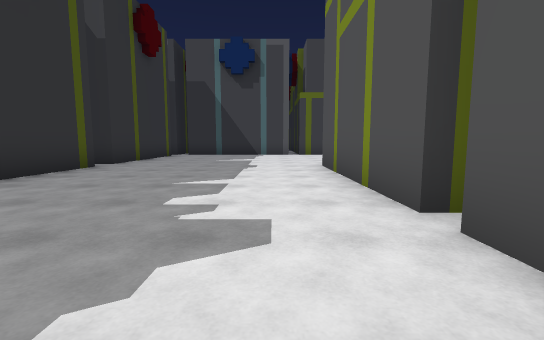
[1] (above)

24 first-person views from a walk through a 3-D level made in the Unity game engine. The camera is 1.2 m above the floor, tilts 6° down and sees 90° across. The floor is counted in squares, 2 m on a side. Each view is taken from the middle of a square. On the plan, view 1 faces up. The plan holds only what a view shows up to about 9 squares ahead; the rest is blank. The place goes on beyond the plan.

[2]
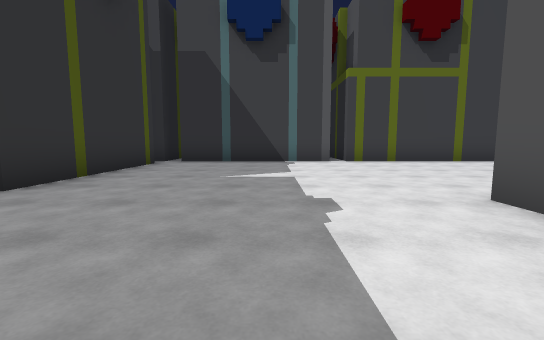

[3]
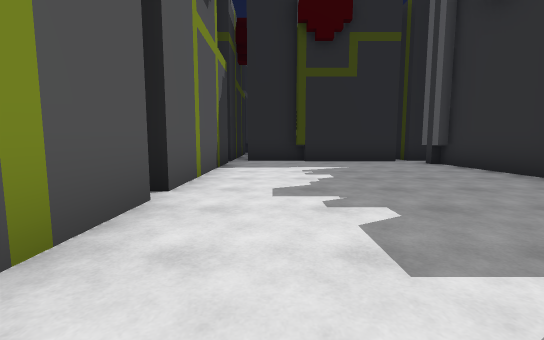

[4]
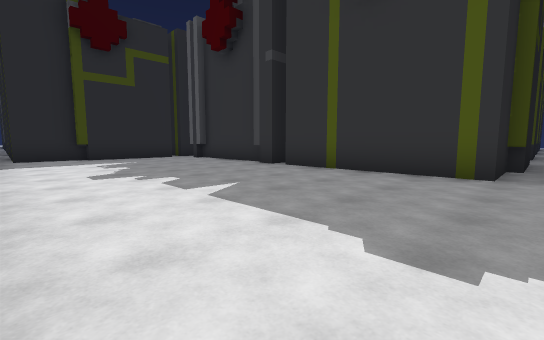

[5]
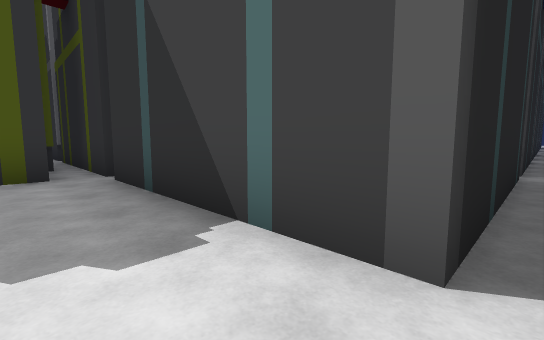

[6]
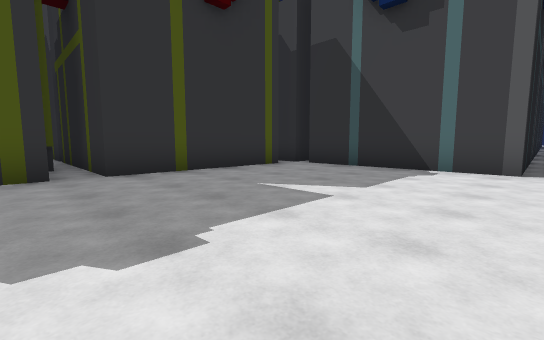

[7]
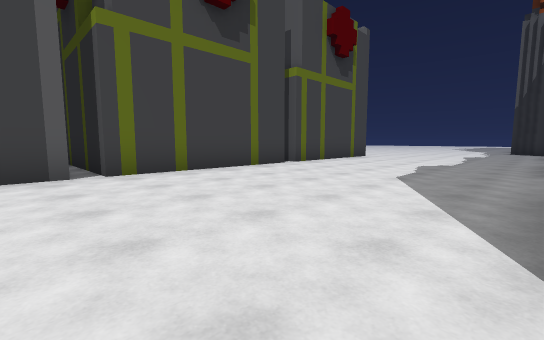

[8]
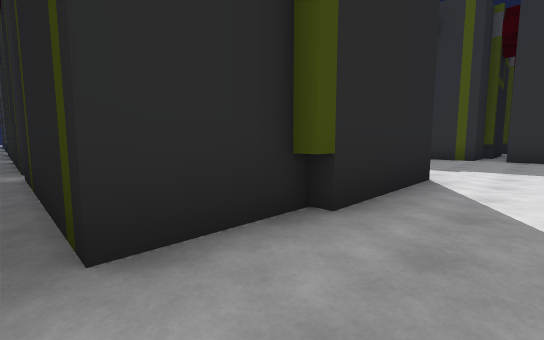

[9]
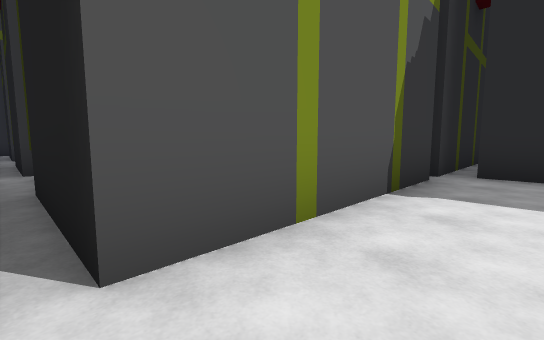

[10]
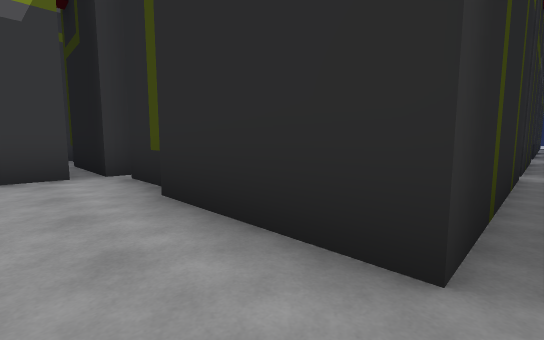

[11]
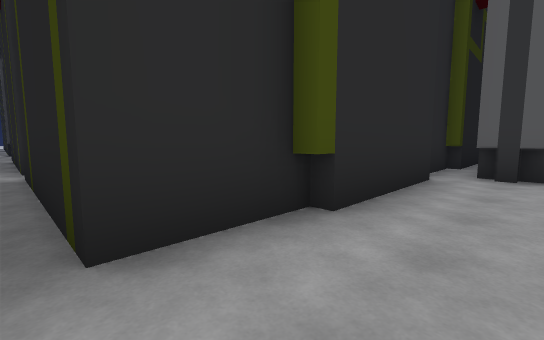

[12]
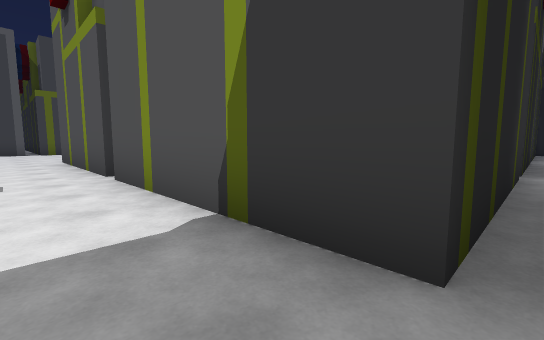

[13]
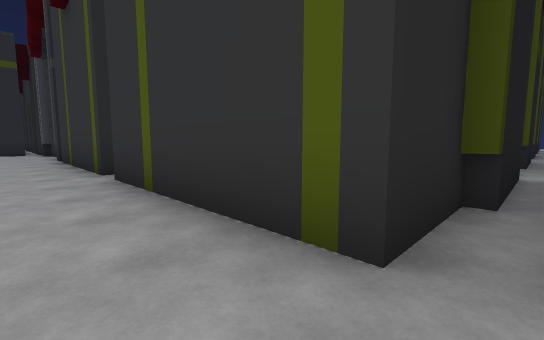

[14]
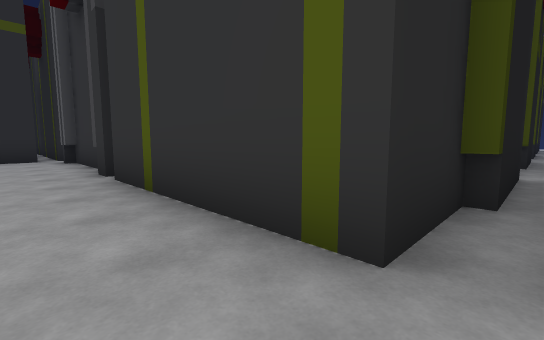

[15]
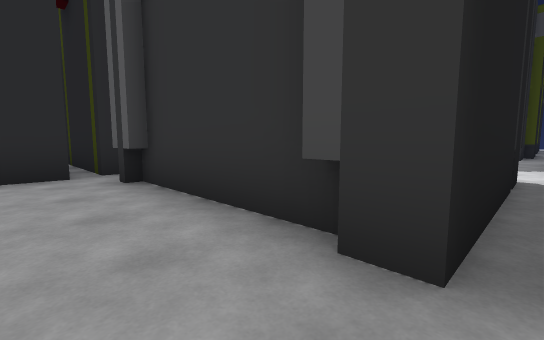

[16]
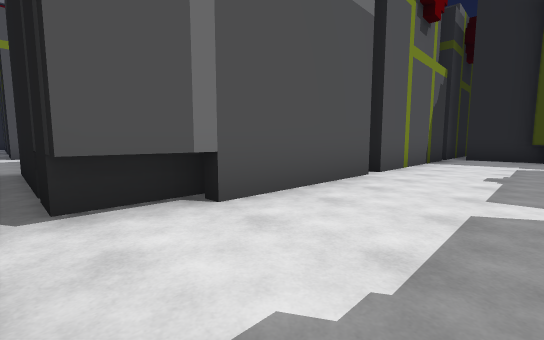

[17]
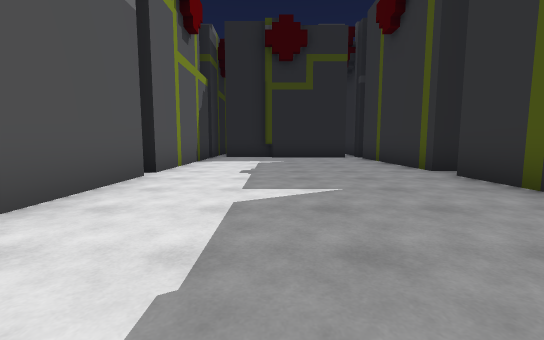

[18]
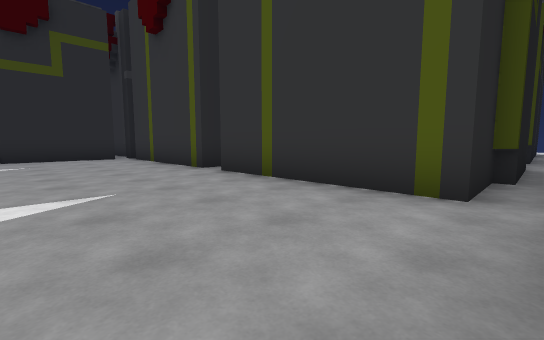

[19]
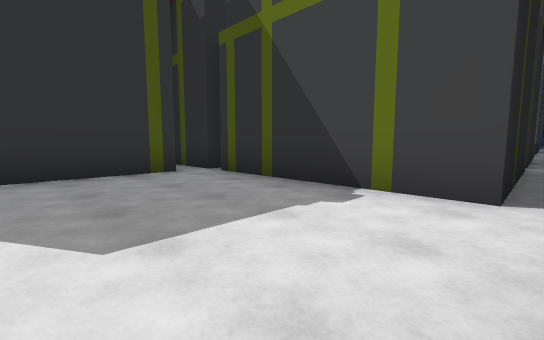

[20]
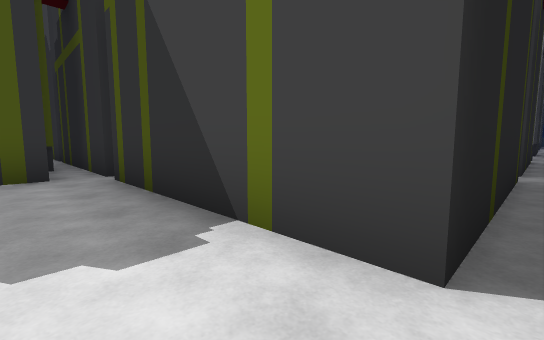

[21]
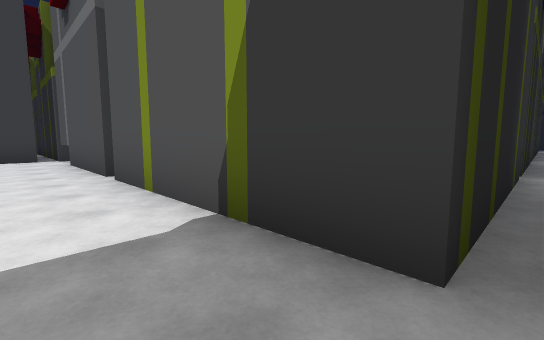

[22]
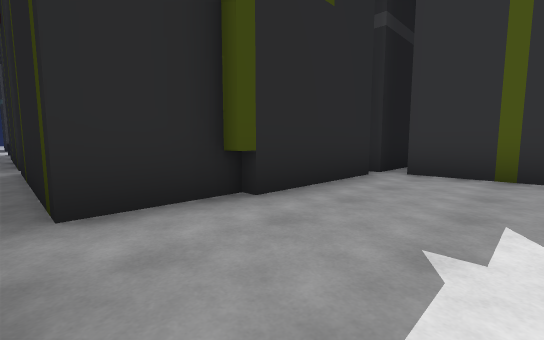

[23]
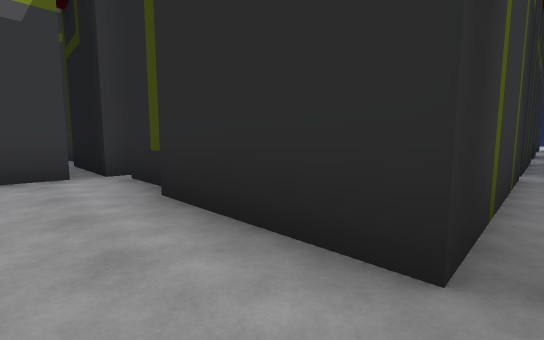

[24]
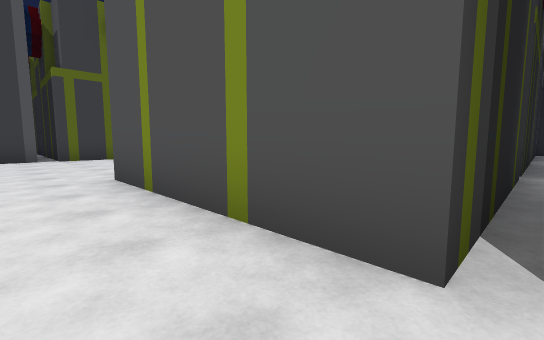

### Floor plan
Points are (right, up) in squares from view 1. A wall is a line through its corners. A room is listed if a view was taken in it or the views show most of it. See-through windows are left out.
Room 1 (views 1, 2, 3, 4, 5, 6, 7, 8, 9, 10, 11, 12, 13, 14, 15, 24)
walls: (1.3, 2.3) (1.3, 6.8) (4.2, 6.8); (4, 6.5) (5.7, 6.5) (5.7, 2.3); (-6, 6.5) (-4.3, 6.5) (-4.3, 2.2); (-4.5, 1.1) (-4.5, -2.2); (-6, 11.5) (-4.3, 11.5) (-4.3, 7.3) (-8.8, 7.3); (-4.3, 13.1) (-4.3, 12.3) (-8.8, 12.3); (5.9, 12.3) (1.3, 12.3) (1.3, 15.5); (-8.8, 6.8) (-5.8, 6.8); (1.3, -2.8) (1.3, 1.8); (-4.3, -1.9) (-4.3, -2.8); (0.8, 15.5) (0.8, 12.3) (-3.8, 12.3); (-1, -3.5) (0.8, -3.5) (0.8, -7.8); (-8.8, 1.8) (-4.3, 1.8) (-4.3, 1); (7.6, 12.3) (6.2, 12.3) (6.2, 12.8); (-8.8, 11.8) (-5.8, 11.8); (-6, -3.5) (-4.3, -3.5) (-4.3, -6.8); (-8.8, -3.3) (-5.8, -3.3); (1.3, -7.9) (1.3, -3.3); (-3.8, -7.8) (-3.8, -3.3) (-0.8, -3.3)
ways out: opening at (-8, -3) to room 2; opening at (-8, 2) to room 2; opening at (2, 2) to room 3; opening at (6, 2) to room 3; opening at (-8, 7); opening at (-8, 12); opening at (-4, -7); opening at (1, -8); opening at (2, -3)
Room 2 (views 16, 17, 18, 19, 20, 21, 22, 23)
walls: (-14.9, -3.5) (-14.3, -3.5) (-14.3, -7.8); (-8.8, -2.9) (-8.8, 1.8); (-11, -8.5) (-9.2, -8.5) (-9.2, -12.8); (-8.8, -7.8) (-8.8, -3.3); (-8.8, -8.8) (-8.8, -8.3); (-15.9, -8.3) (-14.2, -8.3); (-14.2, 2.3) (-18.8, 2.3); (-16, 1.5) (-14.3, 1.5) (-14.3, -2.8); (-9.2, 2.3) (-13.8, 2.3); (-18.8, 1.8) (-15.8, 1.8); (-13.8, -12.8) (-13.8, -8.3) (-10.8, -8.3)
low walls: (-8.3, 0.2) (-8.3, 1.8)
ways out: opening at (-8, -3) to room 1; opening at (-8, 2) to room 1; opening at (-18, 2); opening at (-14, -12); opening at (-14, 2); opening at (-9, -13); opening at (-9, 3); opening at (-8, -8)
Room 3 (no view inside)
walls: (5.7, 1.5) (5.7, -2.8); (6.2, 1.8) (8.5, 1.8); (5.7, 2.3) (1.3, 2.3); (8.5, 2.3) (6.2, 2.3); (1.3, 1.8) (4.2, 1.8)
ways out: opening at (2, 2) to room 1; opening at (6, 2) to room 1; opening at (6, -2)

Positions as (right, up) in squares from view 1, and headings:
1: (0, 0), facing up
2: (-1, 4), facing up
3: (0, 5), facing down
4: (1, 7), facing down-left
5: (1, 11), facing up-left
6: (1, 6), facing up-left
7: (0, 7), facing up-right
8: (6, 8), facing down-left
9: (0, 2), facing down-right
10: (-4, -2), facing down-right
11: (1, -2), facing down-left
12: (0, -3), facing up-right
13: (-3, 12), facing down-left
14: (-3, 7), facing down-left
15: (-3, 2), facing down-left
16: (-11, 2), facing down-right
17: (-11, 2), facing down
18: (-11, 2), facing down-left
19: (-9, -1), facing up-left
20: (-9, 1), facing up-left
21: (-10, -8), facing up-right
22: (-9, -6), facing down-left
23: (-14, -7), facing down-right
24: (0, 2), facing up-right
